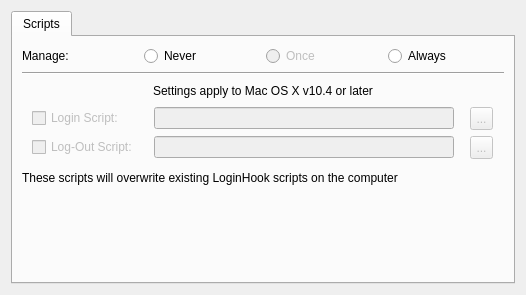
<?xml version="1.0" encoding="UTF-8"?>
<ui version="4.0">
 <class>LoginPolicyWidget</class>
 <widget class="QWidget" name="LoginPolicyWidget">
  <property name="geometry">
   <rect>
    <x>0</x>
    <y>0</y>
    <width>526</width>
    <height>295</height>
   </rect>
  </property>
  <property name="sizePolicy">
   <sizepolicy hsizetype="Ignored" vsizetype="Minimum">
    <horstretch>0</horstretch>
    <verstretch>0</verstretch>
   </sizepolicy>
  </property>
  <layout class="QHBoxLayout" name="horizontalLayout_6">
   <item>
    <widget class="QTabWidget" name="tabWidget">
     <property name="enabled">
      <bool>true</bool>
     </property>
     <property name="styleSheet">
      <string notr="true"/>
     </property>
     <property name="currentIndex">
      <number>0</number>
     </property>
     <widget class="QWidget" name="tab">
      <attribute name="title">
       <string>Scripts</string>
      </attribute>
      <layout class="QVBoxLayout" name="verticalLayout_2">
       <item>
        <layout class="QHBoxLayout" name="horizontalLayout_3">
         <item>
          <widget class="QLabel" name="label_5">
           <property name="text">
            <string>Manage:</string>
           </property>
          </widget>
         </item>
         <item>
          <widget class="QRadioButton" name="scriptsManageNever">
           <property name="text">
            <string>Never</string>
           </property>
          </widget>
         </item>
         <item>
          <widget class="QRadioButton" name="scriptsManageOnce">
           <property name="enabled">
            <bool>false</bool>
           </property>
           <property name="text">
            <string>Once</string>
           </property>
          </widget>
         </item>
         <item>
          <widget class="QRadioButton" name="scriptsManageAlways">
           <property name="text">
            <string>Always</string>
           </property>
          </widget>
         </item>
        </layout>
       </item>
       <item>
        <widget class="Line" name="line_2">
         <property name="orientation">
          <enum>Qt::Horizontal</enum>
         </property>
        </widget>
       </item>
       <item>
        <layout class="QHBoxLayout" name="horizontalLayout">
         <item>
          <spacer name="horizontalSpacer">
           <property name="orientation">
            <enum>Qt::Horizontal</enum>
           </property>
           <property name="sizeHint" stdset="0">
            <size>
             <width>40</width>
             <height>20</height>
            </size>
           </property>
          </spacer>
         </item>
         <item>
          <widget class="QLabel" name="tenFourLabel">
           <property name="text">
            <string>Settings apply to Mac OS X v10.4 or later</string>
           </property>
          </widget>
         </item>
         <item>
          <spacer name="horizontalSpacer_2">
           <property name="orientation">
            <enum>Qt::Horizontal</enum>
           </property>
           <property name="sizeHint" stdset="0">
            <size>
             <width>40</width>
             <height>20</height>
            </size>
           </property>
          </spacer>
         </item>
        </layout>
       </item>
       <item>
        <layout class="QVBoxLayout" name="verticalLayout">
         <item>
          <layout class="QGridLayout" name="gridLayout">
           <item row="0" column="0">
            <widget class="QCheckBox" name="loginScriptCheckBox">
             <property name="enabled">
              <bool>false</bool>
             </property>
             <property name="sizePolicy">
              <sizepolicy hsizetype="Fixed" vsizetype="Fixed">
               <horstretch>0</horstretch>
               <verstretch>0</verstretch>
              </sizepolicy>
             </property>
             <property name="text">
              <string>Login Script:</string>
             </property>
            </widget>
           </item>
           <item row="0" column="1">
            <widget class="QLineEdit" name="loginScriptLineEdit">
             <property name="enabled">
              <bool>false</bool>
             </property>
             <property name="sizePolicy">
              <sizepolicy hsizetype="Fixed" vsizetype="Fixed">
               <horstretch>0</horstretch>
               <verstretch>0</verstretch>
              </sizepolicy>
             </property>
             <property name="minimumSize">
              <size>
               <width>300</width>
               <height>0</height>
              </size>
             </property>
             <property name="readOnly">
              <bool>true</bool>
             </property>
            </widget>
           </item>
           <item row="0" column="2">
            <widget class="QToolButton" name="loginScriptButton">
             <property name="enabled">
              <bool>false</bool>
             </property>
             <property name="sizePolicy">
              <sizepolicy hsizetype="Fixed" vsizetype="Fixed">
               <horstretch>23</horstretch>
               <verstretch>23</verstretch>
              </sizepolicy>
             </property>
             <property name="minimumSize">
              <size>
               <width>23</width>
               <height>23</height>
              </size>
             </property>
             <property name="maximumSize">
              <size>
               <width>23</width>
               <height>23</height>
              </size>
             </property>
             <property name="text">
              <string>...</string>
             </property>
            </widget>
           </item>
           <item row="1" column="0">
            <widget class="QCheckBox" name="logoutScriptCheckBox">
             <property name="enabled">
              <bool>false</bool>
             </property>
             <property name="sizePolicy">
              <sizepolicy hsizetype="Fixed" vsizetype="Fixed">
               <horstretch>0</horstretch>
               <verstretch>0</verstretch>
              </sizepolicy>
             </property>
             <property name="text">
              <string>Log-Out Script:</string>
             </property>
            </widget>
           </item>
           <item row="1" column="1">
            <widget class="QLineEdit" name="logoutScriptLineEdit">
             <property name="enabled">
              <bool>false</bool>
             </property>
             <property name="sizePolicy">
              <sizepolicy hsizetype="Fixed" vsizetype="Fixed">
               <horstretch>0</horstretch>
               <verstretch>0</verstretch>
              </sizepolicy>
             </property>
             <property name="minimumSize">
              <size>
               <width>300</width>
               <height>0</height>
              </size>
             </property>
             <property name="readOnly">
              <bool>true</bool>
             </property>
            </widget>
           </item>
           <item row="1" column="2">
            <widget class="QToolButton" name="logoutScriptButton">
             <property name="enabled">
              <bool>false</bool>
             </property>
             <property name="sizePolicy">
              <sizepolicy hsizetype="Fixed" vsizetype="Fixed">
               <horstretch>23</horstretch>
               <verstretch>23</verstretch>
              </sizepolicy>
             </property>
             <property name="minimumSize">
              <size>
               <width>23</width>
               <height>23</height>
              </size>
             </property>
             <property name="maximumSize">
              <size>
               <width>23</width>
               <height>23</height>
              </size>
             </property>
             <property name="text">
              <string>...</string>
             </property>
            </widget>
           </item>
          </layout>
         </item>
         <item>
          <widget class="QLabel" name="label">
           <property name="text">
            <string>These scripts will overwrite existing LoginHook scripts on the computer</string>
           </property>
          </widget>
         </item>
        </layout>
       </item>
       <item>
        <spacer name="verticalSpacer">
         <property name="orientation">
          <enum>Qt::Vertical</enum>
         </property>
         <property name="sizeType">
          <enum>QSizePolicy::Expanding</enum>
         </property>
         <property name="sizeHint" stdset="0">
          <size>
           <width>20</width>
           <height>10</height>
          </size>
         </property>
        </spacer>
       </item>
      </layout>
     </widget>
    </widget>
   </item>
  </layout>
 </widget>
 <resources/>
 <connections/>
</ui>
